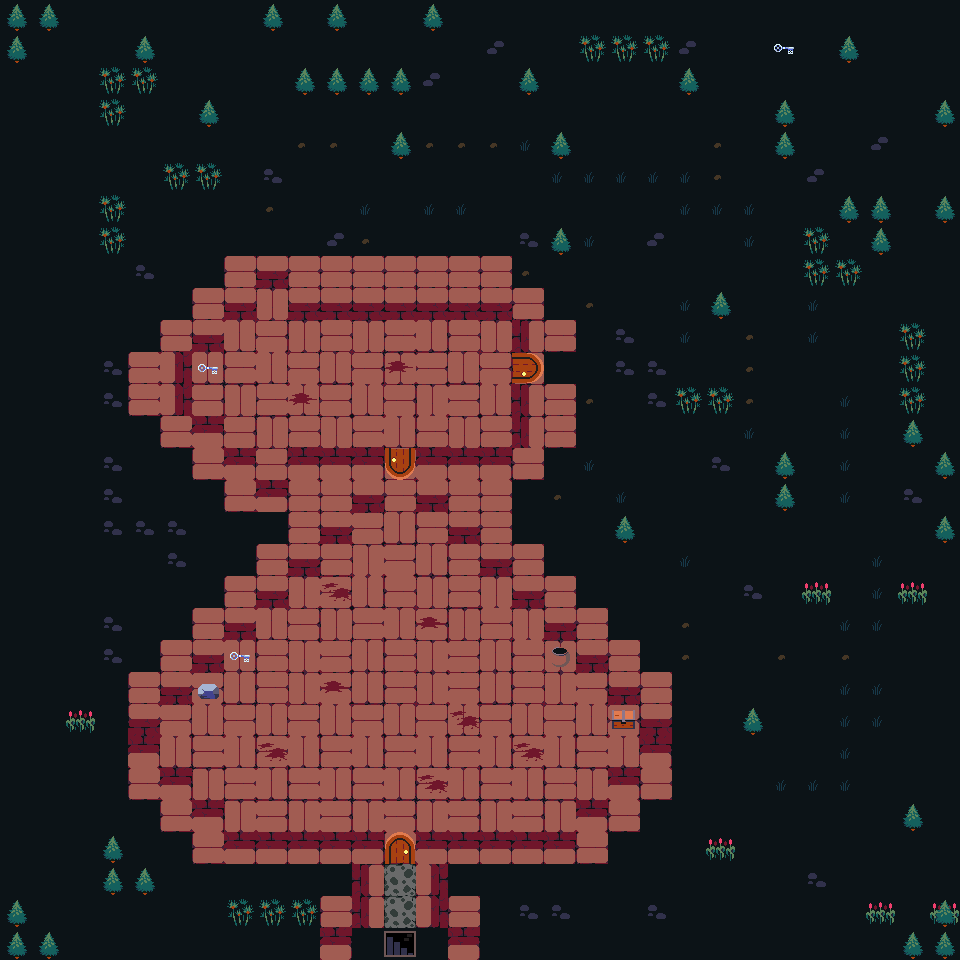

A level layout from a 2D game, rendered from its tile map. Below: a short description, then the map file with tile-grid data replaced by summaries:
An orthogonal 30x30 tile map with 32x32 px tiles, 6 tile layers (Boden, Gras & Steine, Wände, Schlüssel, ...), 2 tilesets and 14 objects.

<map version="1.10" tiledversion="1.11.2" orientation="orthogonal" renderorder="right-down" width="30" height="30" tilewidth="32" tileheight="32" infinite="0" nextlayerid="10" nextobjectid="16">
 <tileset firstgid="1" source="tiles.tsx" />
 <tileset firstgid="443" name="items" tilewidth="32" tileheight="32" tilecount="286" columns="11">
  <image source="items.png" width="352" height="832" />
 </tileset>
 <layer id="1" name="Boden" width="30" height="30" locked="1">
  <data>[900 cells, 900 non-empty, 3 distinct tile ids]</data>
 </layer>
 <layer id="5" name="Gras &amp; Steine" width="30" height="30" locked="1">
  <data>[900 cells, 167 non-empty, 13 distinct tile ids]</data>
 </layer>
 <layer id="2" name="Wände" width="30" height="30" locked="1">
  <data>[900 cells, 220 non-empty, 5 distinct tile ids]</data>
 </layer>
 <layer id="6" name="Schlüssel" width="30" height="30" locked="1">
  <data>[900 cells, 3 non-empty, 1 distinct tile ids]</data>
 </layer>
 <layer id="4" name="Tür_offen" width="30" height="30" locked="1">
  <data>[900 cells, 3 non-empty, 1 distinct tile ids]</data>
 </layer>
 <layer id="3" name="Türen" width="30" height="30" locked="1">
  <data>[900 cells, 3 non-empty, 1 distinct tile ids]</data>
 </layer>
 <objectgroup id="9" name="enemySpawn" locked="1">
  <object id="3" x="375.333" y="571.333" width="44" height="45.3333" />
  <object id="4" x="466" y="668.667" width="35.3333" height="36" />
  <object id="5" x="271.333" y="711.333" width="32" height="27.3333" />
  <object id="6" x="430.667" y="744.667" width="38.6667" height="29.3333" />
  <object id="7" x="556.667" y="717.333" width="30" height="32" />
  <object id="8" x="446" y="152.667" width="54.6667" height="44" />
  <object id="9" x="607.333" y="198.667" width="64.6667" height="56" />
  <object id="10" x="657.333" y="496" width="48.6667" height="34" />
  <object id="11" x="797.333" y="664" width="46.6667" height="42" />
  <object id="12" x="144" y="508" width="50" height="29.3333" />
  <object id="13" x="228" y="66" width="42" height="44" />
  <object id="14" x="172" y="212.667" width="38" height="32" />
 </objectgroup>
 <objectgroup id="8" name="exit" locked="1">
  <object id="15" x="385.5" y="930.75" width="29.75" height="26">
   <properties>
    <property name="nextMap" value="" />
   </properties>
  </object>
 </objectgroup>
 <objectgroup id="7" name="playerSpawn" locked="1">
  <object id="1" x="370" y="355.333" width="63.3333" height="56.6667">
   <properties>
    <property name="spawnType" value="player" />
   </properties>
  </object>
 </objectgroup>
</map>
